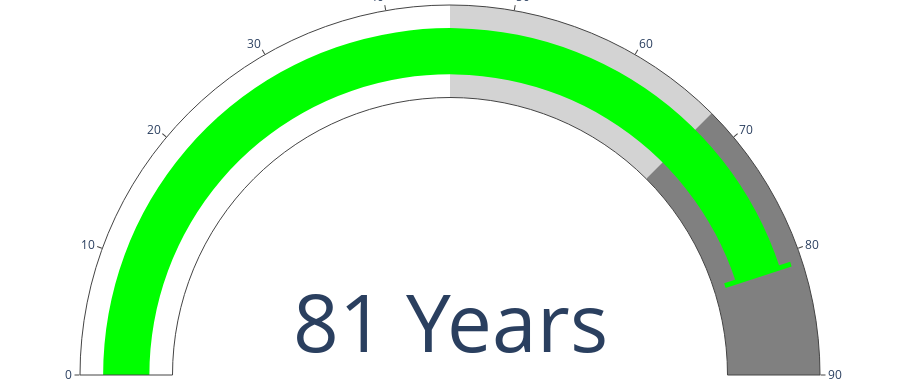

The code cell stored with this chart in its notebook:
### Code cell
fig_percent3 = go.Figure(go.Indicator(
    domain = {'x': [0, 1], 'y': [0, 1]},
    value = 81,
    number ={"suffix":" Years"},
    mode = "gauge+number",
    title = {'text': "Life expectancy of high-income countries",
         'font': {'size': 25}},
    gauge = {'axis': {'range': [0, 90]},
                 'steps' : [
                 {'range': [45, 67.5], 'color': "lightgray"},
                 {'range': [67.5, 90], 'color': "gray"}],
              'threshold' : {'line': {'color': "lime", 'width': 5}, 'thickness': 0.75, 'value': 81},
             
             'bar':{'color':'lime', 'thickness': 0.5}}))
fig_percent3.update_layout(
                            margin=dict(t=0, b=0),
height=380)


fig_percent3.show()

### Figure 1 — Plotly figure (JSON) as saved in the notebook; plotly's stock layout.template omitted (floating-point values rounded to 4 significant figures)
{"data": [{"domain": {"x": [0, 1], "y": [0, 1]}, "gauge": {"axis": {"range": [0, 90]}, "bar": {"color": "lime", "thickness": 0.5}, "steps": [{"color": "lightgray", "range": [45, 67.5]}, {"color": "gray", "range": [67.5, 90]}], "threshold": {"line": {"color": "lime", "width": 5}, "thickness": 0.75, "value": 81}}, "mode": "gauge+number", "number": {"suffix": " Years"}, "title": {"font": {"size": 25}, "text": "Life expectancy of high-income countries"}, "type": "indicator", "value": 81}], "layout": {"height": 380, "margin": {"b": 0, "t": 0}}}
